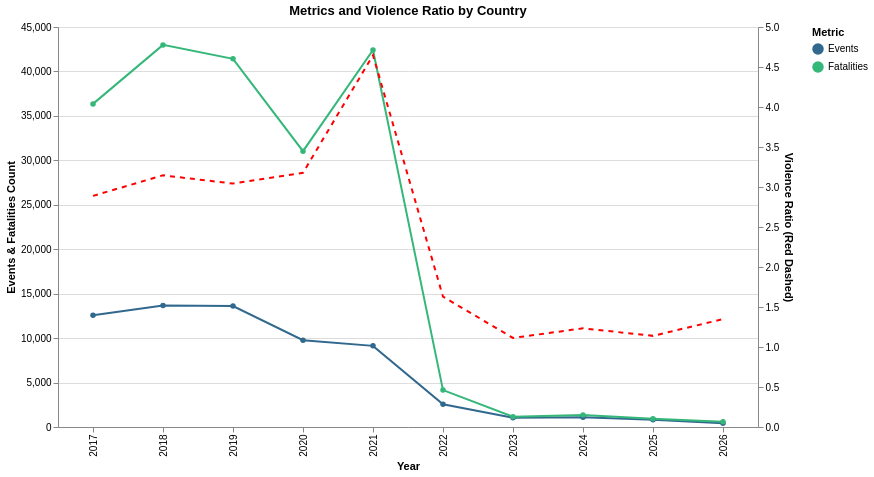

Write notebook code for a chart like this one.
### Code cell
import altair as alt
import pandas as pd

# 1. Creazione del menu a tendina (Dropdown, NON slider) per 'Country'
lista_nazioni = df_year_grouped['Country_name'].dropna().unique().tolist()
country_dropdown = alt.binding_select(options=lista_nazioni, name="Select Country: ")

# Inizializza la selezione sulla prima nazione disponibile
country_selection = alt.selection_point(
    fields=['Country_name'],
    bind=country_dropdown,
    value=lista_nazioni[0]
)

# 2. Base chart con applicazione del filtro
base = alt.Chart(df_year_grouped).transform_filter(
    country_selection
).encode(
    x=alt.X('Year:O', title='Year') # ':O' tratta l'anno come ordinale. Usa ':T' se è un datetime reale.
)

# 3. Asse Y Primario: Events e Fatalities
# Usa transform_fold per riorganizzare le colonne in righe e tracciarle con colori separati
chart_primary = base.transform_fold(
    ['Events', 'Fatalities'],
    as_=['Metric', 'Count']
).mark_line(point=True).encode(
    y=alt.Y('Count:Q', title='Events & Fatalities Count'),
    color=alt.Color('Metric:N', scale=alt.Scale(scheme='viridis'))
)

# 4. Asse Y Secondario: violence_ratio
# Tracciato con un pattern tratteggiato per distinguerlo dalle metriche assolute
chart_secondary = base.mark_line(strokeDash=[5, 5], color='red').encode(
    y=alt.Y('violence_ratio:Q', title='Violence Ratio (Red Dashed)')
)

# 5. Composizione finale
final_chart = alt.layer(
    chart_primary,
    chart_secondary
).resolve_scale(
    y='independent' # Cruciale: disaccoppia le scale dell'asse Y
).add_params(
    country_selection
).properties(
    width=700,
    height=400,
    title="Metrics and Violence Ratio by Country"
)

# Mostra il grafico
final_chart

### Figure 1 — Vega-Lite specification as saved in the notebook (floating-point values rounded to 4 significant figures; data arrays with more than 128 entries replaced by an {"elided": "..."} marker saying what was removed)
{"config": {"view": {"continuousWidth": 300, "continuousHeight": 300}}, "layer": [{"mark": {"type": "line", "point": true}, "encoding": {"color": {"field": "Metric", "scale": {"scheme": "viridis"}, "type": "nominal"}, "x": {"field": "Year", "title": "Year", "type": "ordinal"}, "y": {"field": "Count", "title": "Events & Fatalities Count", "type": "quantitative"}}, "name": "view_9157a6a4b343adfd_0", "transform": [{"filter": {"param": "param_fd8b8cb20cfe3214"}}, {"fold": ["Events", "Fatalities"], "as": ["Metric", "Count"]}]}, {"mark": {"type": "line", "color": "red", "strokeDash": [5, 5]}, "encoding": {"x": {"field": "Year", "title": "Year", "type": "ordinal"}, "y": {"field": "violence_ratio", "title": "Violence Ratio (Red Dashed)", "type": "quantitative"}}, "transform": [{"filter": {"param": "param_fd8b8cb20cfe3214"}}]}], "data": {"name": "data-632e721c18c166b7d6732fc9b8d35594"}, "height": 400, "params": [{"name": "param_fd8b8cb20cfe3214", "select": {"type": "point", "fields": ["Country_name"]}, "bind": {"input": "select", "options": ["Afghanistan", "Angola", "Bangladesh", "Benin", "Burkina Faso", "Burundi", "Cameroon", "Cape Verde", "Central African Republic", "Chad", "Democratic Republic of Congo", "Djibouti", "Dominican Republic", "East Timor", "Ecuador", "El Salvador", "Ethiopia", "Gambia", "Ghana", "Guatemala", "Guinea", "Guinea-Bissau", "Haiti", "Honduras", "Ivory Coast", "Kenya", "Lebanon", "Lesotho", "Liberia", "Madagascar", "Malawi", "Mali", "Mauritania", "Mozambique", "Namibia", "Niger", "Nigeria", "Pakistan", "Palestine", "Senegal", "Sierra Leone", "Somalia", "South Africa", "South Sudan", "Sudan", "Tanzania", "Togo", "Uganda", "Yemen", "Zambia", "Zimbabwe", "eSwatini"], "name": "Select Country: "}, "value": "Afghanistan", "views": ["view_9157a6a4b343adfd_0"]}], "resolve": {"scale": {"y": "independent"}}, "title": "Metrics and Violence Ratio by Country", "width": 700, "$schema": "https://vega.github.io/schema/vega-lite/v6.4.1.json", "datasets": {"data-632e721c18c166b7d6732fc9b8d35594": {"elided": "508 records"}}}
